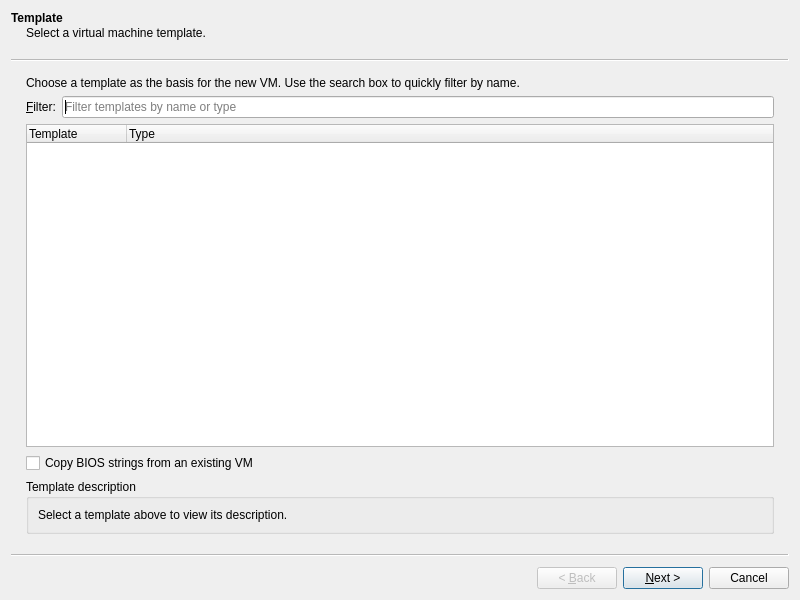
<?xml version="1.0" encoding="UTF-8"?>
<ui version="4.0">
 <class>NewVMWizard</class>
 <widget class="QWizard" name="NewVMWizard">
  <property name="geometry">
   <rect>
    <x>0</x>
    <y>0</y>
    <width>800</width>
    <height>600</height>
   </rect>
  </property>
  <property name="windowTitle">
   <string>New Virtual Machine Wizard</string>
  </property>
  <property name="modal">
   <bool>true</bool>
  </property>
  <widget class="QWizardPage" name="pageTemplate">
   <property name="title">
    <string>Template</string>
   </property>
   <property name="subTitle">
    <string>Select a virtual machine template.</string>
   </property>
   <layout class="QVBoxLayout" name="templatePageLayout">
    <item>
     <widget class="QLabel" name="templateIntroLabel">
      <property name="text">
       <string>Choose a template as the basis for the new VM. Use the search box to quickly filter by name.</string>
      </property>
      <property name="wordWrap">
       <bool>true</bool>
      </property>
     </widget>
    </item>
    <item>
     <layout class="QHBoxLayout" name="templateSearchLayout">
      <item>
       <widget class="QLabel" name="templateSearchLabel">
        <property name="text">
         <string>&amp;Filter:</string>
        </property>
        <property name="buddy">
         <cstring>templateSearchEdit</cstring>
        </property>
       </widget>
      </item>
      <item>
       <widget class="QLineEdit" name="templateSearchEdit">
        <property name="placeholderText">
         <string>Filter templates by name or type</string>
        </property>
       </widget>
      </item>
     </layout>
    </item>
    <item>
     <widget class="QTreeWidget" name="templateTree">
      <property name="alternatingRowColors">
       <bool>true</bool>
      </property>
      <property name="rootIsDecorated">
       <bool>false</bool>
      </property>
      <column>
       <property name="text">
        <string>Template</string>
       </property>
      </column>
      <column>
       <property name="text">
        <string>Type</string>
       </property>
      </column>
     </widget>
    </item>
    <item>
     <widget class="QCheckBox" name="copyBiosStringsCheckBox">
      <property name="text">
       <string>Copy BIOS strings from an existing VM</string>
      </property>
     </widget>
    </item>
    <item>
     <widget class="QGroupBox" name="templateDescriptionGroup">
      <property name="title">
       <string>Template description</string>
      </property>
      <layout class="QVBoxLayout" name="templateDescriptionLayout">
       <item>
        <widget class="QLabel" name="templateDescriptionLabel">
         <property name="text">
          <string>Select a template above to view its description.</string>
         </property>
         <property name="wordWrap">
          <bool>true</bool>
         </property>
        </widget>
       </item>
      </layout>
     </widget>
    </item>
   </layout>
  </widget>
  <widget class="QWizardPage" name="pageName">
   <property name="title">
    <string>Name</string>
   </property>
   <property name="subTitle">
    <string>Specify the VM name and optional description.</string>
   </property>
   <layout class="QVBoxLayout" name="namePageLayout">
    <item>
     <widget class="QLabel" name="nameIntroLabel">
      <property name="text">
       <string>This name is shown throughout the XenCenter interface.</string>
      </property>
      <property name="wordWrap">
       <bool>true</bool>
      </property>
     </widget>
    </item>
    <item>
     <layout class="QFormLayout" name="nameFormLayout">
      <item row="0" column="0">
       <widget class="QLabel" name="vmNameLabel">
        <property name="text">
         <string>&amp;Name:</string>
        </property>
        <property name="buddy">
         <cstring>vmNameEdit</cstring>
        </property>
       </widget>
      </item>
      <item row="0" column="1">
       <widget class="QLineEdit" name="vmNameEdit">
        <property name="placeholderText">
         <string>Enter a descriptive name</string>
        </property>
       </widget>
      </item>
      <item row="1" column="0">
       <widget class="QLabel" name="vmDescriptionLabel">
        <property name="text">
         <string>&amp;Description:</string>
        </property>
        <property name="buddy">
         <cstring>vmDescriptionEdit</cstring>
        </property>
       </widget>
      </item>
      <item row="1" column="1">
       <widget class="QPlainTextEdit" name="vmDescriptionEdit">
        <property name="maximumBlockCount">
         <number>0</number>
        </property>
        <property name="placeholderText">
         <string>Optional notes about the workload</string>
        </property>
       </widget>
      </item>
     </layout>
    </item>
   </layout>
  </widget>
  <widget class="QWizardPage" name="pageInstallation">
   <property name="title">
    <string>Installation Media</string>
   </property>
   <property name="subTitle">
    <string>Choose how you will install the operating system.</string>
   </property>
   <layout class="QVBoxLayout" name="installationPageLayout">
    <item>
     <widget class="QGroupBox" name="installSourceGroup">
      <property name="title">
       <string>Installation source</string>
      </property>
      <layout class="QGridLayout" name="installSourceLayout">
       <item row="0" column="0" colspan="2">
        <widget class="QRadioButton" name="isoRadioButton">
         <property name="text">
          <string>Install from ISO library or physical DVD drive</string>
         </property>
         <property name="checked">
          <bool>true</bool>
         </property>
        </widget>
       </item>
       <item row="1" column="0">
        <widget class="IsoDropDownBox" name="isoComboBox">
         <property name="enabled">
          <bool>true</bool>
         </property>
        </widget>
       </item>
       <item row="1" column="1">
        <widget class="QPushButton" name="attachIsoButton">
         <property name="text">
          <string>Attach ISO library…</string>
         </property>
        </widget>
       </item>
       <item row="2" column="0" colspan="2">
        <widget class="QRadioButton" name="urlRadioButton">
         <property name="text">
          <string>Install from network share or HTTP/FTP URL</string>
         </property>
        </widget>
       </item>
       <item row="3" column="0" colspan="2">
        <widget class="QLineEdit" name="urlLineEdit">
         <property name="enabled">
          <bool>false</bool>
         </property>
         <property name="placeholderText">
          <string>e.g. http://server/path/to/install/files</string>
         </property>
        </widget>
       </item>
      </layout>
     </widget>
    </item>
    <item>
     <layout class="QHBoxLayout" name="bootLayout">
      <item>
       <widget class="QGroupBox" name="pvBootGroup">
        <property name="title">
         <string>PV boot parameters</string>
        </property>
        <layout class="QVBoxLayout" name="pvBootLayout">
         <item>
          <widget class="QPlainTextEdit" name="pvBootArgsEdit">
           <property name="placeholderText">
            <string>Kernel arguments (if required by the template)</string>
           </property>
          </widget>
         </item>
        </layout>
       </widget>
      </item>
      <item>
       <widget class="QGroupBox" name="bootModeGroup">
        <property name="title">
         <string>Boot mode</string>
        </property>
        <layout class="QVBoxLayout" name="bootModeLayout">
         <item>
          <widget class="QComboBox" name="bootModeComboBox"/>
         </item>
         <item>
          <widget class="QCheckBox" name="assignVtpmCheckBox">
           <property name="text">
            <string>Assign virtual TPM (if required)</string>
           </property>
          </widget>
         </item>
        </layout>
       </widget>
      </item>
     </layout>
    </item>
   </layout>
  </widget>
  <widget class="QWizardPage" name="pageHomeServer">
   <property name="title">
    <string>Home Server</string>
   </property>
   <property name="subTitle">
    <string>Choose where the VM will run.</string>
   </property>
   <layout class="QVBoxLayout" name="homeServerLayout">
    <item>
     <widget class="QLabel" name="homeServerIntroLabel">
      <property name="text">
       <string>Select a home server to ensure affinity, or allow XenServer to choose automatically.</string>
      </property>
      <property name="wordWrap">
       <bool>true</bool>
      </property>
     </widget>
    </item>
    <item>
     <widget class="QRadioButton" name="autoHomeServerRadio">
      <property name="text">
       <string>Automatically select the best server</string>
      </property>
      <property name="checked">
       <bool>true</bool>
      </property>
     </widget>
    </item>
    <item>
     <widget class="QRadioButton" name="specificHomeServerRadio">
      <property name="text">
       <string>Use this server:</string>
      </property>
     </widget>
    </item>
    <item>
     <widget class="QListWidget" name="homeServerList">
      <property name="enabled">
       <bool>false</bool>
      </property>
     </widget>
    </item>
    <item>
     <widget class="QCheckBox" name="copyBiosStringsFromAffinityCheckBox">
      <property name="enabled">
       <bool>false</bool>
      </property>
      <property name="text">
       <string>Copy BIOS strings from the selected VM</string>
      </property>
     </widget>
    </item>
   </layout>
  </widget>
  <widget class="QWizardPage" name="pageCpuMemory">
   <property name="title">
    <string>CPU and Memory</string>
   </property>
   <property name="subTitle">
    <string>Configure initial resource allocations.</string>
   </property>
   <layout class="QVBoxLayout" name="cpuMemLayout">
    <item>
     <widget class="QGroupBox" name="cpuGroupBox">
      <property name="title">
       <string>Virtual CPUs</string>
      </property>
      <layout class="QGridLayout" name="cpuLayout">
       <item row="0" column="0">
        <widget class="QLabel" name="vcpusMaxLabel">
         <property name="text">
          <string>Maximum vCPUs:</string>
         </property>
        </widget>
       </item>
       <item row="0" column="1">
        <widget class="QSpinBox" name="vcpusMaxSpin">
         <property name="minimum">
          <number>1</number>
         </property>
         <property name="maximum">
          <number>128</number>
         </property>
         <property name="value">
          <number>1</number>
         </property>
        </widget>
       </item>
       <item row="1" column="0">
        <widget class="QLabel" name="vcpusStartupLabel">
         <property name="text">
          <string>vCPUs at startup:</string>
         </property>
        </widget>
       </item>
       <item row="1" column="1">
        <widget class="QSpinBox" name="vcpusStartupSpin">
         <property name="minimum">
          <number>1</number>
         </property>
         <property name="maximum">
          <number>128</number>
         </property>
         <property name="value">
          <number>1</number>
         </property>
        </widget>
       </item>
       <item row="2" column="0">
        <widget class="QLabel" name="coresPerSocketLabel">
         <property name="text">
          <string>Topology:</string>
         </property>
        </widget>
       </item>
       <item row="2" column="1">
        <widget class="QComboBox" name="coresPerSocketCombo"/>
       </item>
      </layout>
     </widget>
    </item>
    <item>
     <widget class="QGroupBox" name="memoryGroupBox">
      <property name="title">
       <string>Memory (MiB)</string>
      </property>
      <layout class="QGridLayout" name="memoryLayout">
       <item row="0" column="0">
        <widget class="QLabel" name="memoryStaticMaxLabel">
         <property name="text">
          <string>Static max:</string>
         </property>
        </widget>
       </item>
       <item row="0" column="1">
        <widget class="QSpinBox" name="memoryStaticMaxSpin">
         <property name="minimum">
          <number>128</number>
         </property>
         <property name="maximum">
          <number>1048576</number>
         </property>
         <property name="value">
          <number>1024</number>
         </property>
        </widget>
       </item>
       <item row="1" column="0">
        <widget class="QLabel" name="memoryDynamicMaxLabel">
         <property name="text">
          <string>Dynamic max:</string>
         </property>
        </widget>
       </item>
       <item row="1" column="1">
        <widget class="QSpinBox" name="memoryDynamicMaxSpin">
         <property name="minimum">
          <number>128</number>
         </property>
         <property name="maximum">
          <number>1048576</number>
         </property>
         <property name="value">
          <number>1024</number>
         </property>
        </widget>
       </item>
       <item row="2" column="0">
        <widget class="QLabel" name="memoryDynamicMinLabel">
         <property name="text">
          <string>Dynamic min:</string>
         </property>
        </widget>
       </item>
       <item row="2" column="1">
        <widget class="QSpinBox" name="memoryDynamicMinSpin">
         <property name="minimum">
          <number>128</number>
         </property>
         <property name="maximum">
          <number>1048576</number>
         </property>
         <property name="value">
          <number>1024</number>
         </property>
        </widget>
       </item>
      </layout>
     </widget>
    </item>
   </layout>
  </widget>
  <widget class="QWizardPage" name="pageGpu">
   <property name="title">
    <string>GPU</string>
   </property>
   <property name="subTitle">
    <string>Configure virtual GPU assignments for this VM.</string>
   </property>
   <layout class="QVBoxLayout" name="gpuLayout">
    <item>
     <widget class="GpuEditPage" name="gpuEditPage"/>
    </item>
   </layout>
  </widget>
  <widget class="QWizardPage" name="pageStorage">
   <property name="title">
    <string>Storage</string>
   </property>
   <property name="subTitle">
    <string>Provision disks and select the destination SR.</string>
   </property>
   <layout class="QVBoxLayout" name="storageLayout">
    <item>
     <widget class="QTableWidget" name="diskTable">
      <property name="editTriggers">
       <set>QAbstractItemView::EditTrigger::NoEditTriggers</set>
      </property>
      <property name="alternatingRowColors">
       <bool>true</bool>
      </property>
      <property name="selectionMode">
       <enum>QAbstractItemView::SelectionMode::SingleSelection</enum>
      </property>
      <property name="selectionBehavior">
       <enum>QAbstractItemView::SelectionBehavior::SelectRows</enum>
      </property>
      <column>
       <property name="text">
        <string>Disk</string>
       </property>
      </column>
      <column>
       <property name="text">
        <string>Size</string>
       </property>
      </column>
      <column>
       <property name="text">
        <string>SR</string>
       </property>
      </column>
      <column>
       <property name="text">
        <string>Mode</string>
       </property>
      </column>
     </widget>
    </item>
    <item>
     <layout class="QHBoxLayout" name="diskButtonLayout">
      <item>
       <widget class="QPushButton" name="addDiskButton">
        <property name="text">
         <string>Add...</string>
        </property>
       </widget>
      </item>
      <item>
       <widget class="QPushButton" name="editDiskButton">
        <property name="enabled">
         <bool>false</bool>
        </property>
        <property name="text">
         <string>Edit...</string>
        </property>
       </widget>
      </item>
      <item>
       <widget class="QPushButton" name="removeDiskButton">
        <property name="enabled">
         <bool>false</bool>
        </property>
        <property name="text">
         <string>Remove</string>
        </property>
       </widget>
      </item>
      <item>
       <spacer name="diskButtonsSpacer">
        <property name="orientation">
         <enum>Qt::Orientation::Horizontal</enum>
        </property>
        <property name="sizeHint" stdset="0">
         <size>
          <width>0</width>
          <height>0</height>
         </size>
        </property>
       </spacer>
      </item>
     </layout>
    </item>
    <item>
     <widget class="QCheckBox" name="disklessCheckBox">
      <property name="text">
       <string>Create VM without disks</string>
      </property>
     </widget>
    </item>
    <item>
     <widget class="QGroupBox" name="storageOptionsGroup">
      <property name="title">
       <string>Storage options</string>
      </property>
      <layout class="QGridLayout" name="storageOptionsLayout">
       <item row="0" column="0">
        <widget class="QLabel" name="defaultSrLabel">
         <property name="text">
          <string>Default SR:</string>
         </property>
        </widget>
       </item>
       <item row="0" column="1">
        <widget class="QComboBox" name="defaultSrCombo"/>
       </item>
       <item row="1" column="0" colspan="2">
        <widget class="QCheckBox" name="fullCopyCheckBox">
         <property name="text">
          <string>Make a full copy of the selected template disks</string>
         </property>
         <property name="checked">
          <bool>true</bool>
         </property>
        </widget>
       </item>
       <item row="2" column="0" colspan="2">
        <widget class="QCheckBox" name="thinProvisionCheckBox">
         <property name="text">
          <string>Use thin provisioning where possible</string>
         </property>
         <property name="checked">
          <bool>true</bool>
         </property>
        </widget>
       </item>
      </layout>
     </widget>
    </item>
   </layout>
  </widget>
  <widget class="QWizardPage" name="pageNetworking">
   <property name="title">
    <string>Networking</string>
   </property>
   <property name="subTitle">
    <string>Configure virtual network interfaces.</string>
   </property>
   <layout class="QVBoxLayout" name="networkLayout">
    <item>
     <widget class="QTableWidget" name="networkTable">
      <property name="editTriggers">
       <set>QAbstractItemView::EditTrigger::NoEditTriggers</set>
      </property>
      <property name="alternatingRowColors">
       <bool>true</bool>
      </property>
      <property name="selectionMode">
       <enum>QAbstractItemView::SelectionMode::SingleSelection</enum>
      </property>
      <property name="selectionBehavior">
       <enum>QAbstractItemView::SelectionBehavior::SelectRows</enum>
      </property>
      <column>
       <property name="text">
        <string>Device</string>
       </property>
      </column>
      <column>
       <property name="text">
        <string>Network</string>
       </property>
      </column>
      <column>
       <property name="text">
        <string>MAC</string>
       </property>
      </column>
     </widget>
    </item>
    <item>
     <layout class="QHBoxLayout" name="networkButtonsLayout">
      <item>
       <widget class="QPushButton" name="addNetworkButton">
        <property name="text">
         <string>Add NIC...</string>
        </property>
       </widget>
      </item>
      <item>
       <widget class="QPushButton" name="editNetworkButton">
        <property name="enabled">
         <bool>false</bool>
        </property>
        <property name="text">
         <string>Properties...</string>
        </property>
       </widget>
      </item>
      <item>
       <widget class="QPushButton" name="removeNetworkButton">
        <property name="enabled">
         <bool>false</bool>
        </property>
        <property name="text">
         <string>Remove</string>
        </property>
       </widget>
      </item>
      <item>
       <spacer name="networkButtonsSpacer">
        <property name="orientation">
         <enum>Qt::Orientation::Horizontal</enum>
        </property>
        <property name="sizeHint" stdset="0">
         <size>
          <width>0</width>
          <height>0</height>
         </size>
        </property>
       </spacer>
      </item>
     </layout>
    </item>
    <item>
     <widget class="QCheckBox" name="autoGenerateMacCheckBox">
      <property name="text">
       <string>Automatically generate MAC addresses</string>
      </property>
      <property name="checked">
       <bool>true</bool>
      </property>
     </widget>
    </item>
   </layout>
  </widget>
  <widget class="QWizardPage" name="pageFinish">
   <property name="title">
    <string>Finish</string>
   </property>
   <property name="subTitle">
    <string>Review the configuration summary.</string>
   </property>
   <layout class="QVBoxLayout" name="finishLayout">
    <item>
     <widget class="QTextBrowser" name="summaryTextBrowser">
      <property name="openLinks">
       <bool>false</bool>
      </property>
     </widget>
    </item>
    <item>
     <widget class="QGroupBox" name="finishOptionsGroup">
      <property name="title">
       <string>After creation</string>
      </property>
      <layout class="QVBoxLayout" name="finishOptionsLayout">
       <item>
        <widget class="QCheckBox" name="startImmediatelyCheckBox">
         <property name="text">
          <string>Start the new VM automatically</string>
         </property>
         <property name="checked">
          <bool>true</bool>
         </property>
        </widget>
       </item>
       <item>
        <widget class="QCheckBox" name="createShortcutCheckBox">
         <property name="text">
          <string>Create shortcut in inventory</string>
         </property>
         <property name="checked">
          <bool>false</bool>
         </property>
        </widget>
       </item>
      </layout>
     </widget>
    </item>
   </layout>
  </widget>
 </widget>
 <customwidgets>
  <customwidget>
   <class>IsoDropDownBox</class>
   <extends>QComboBox</extends>
   <header>widgets/isodropdownbox.h</header>
  </customwidget>
  <customwidget>
   <class>GpuEditPage</class>
   <extends>QWidget</extends>
   <header>settingspanels/gpueditpage.h</header>
  </customwidget>
 </customwidgets>
 <resources/>
 <connections/>
</ui>
